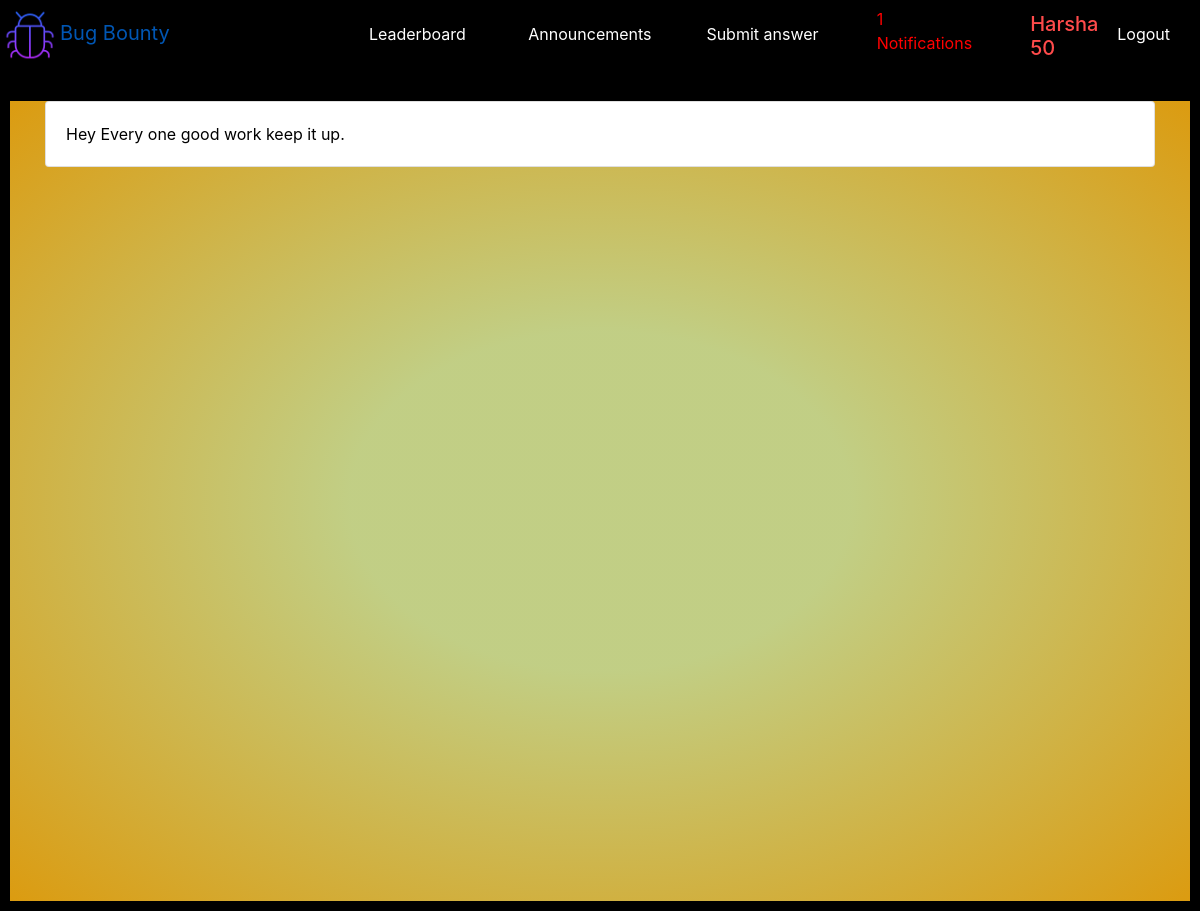
/announcements (signed in), run on an earlier commit of the app's database.
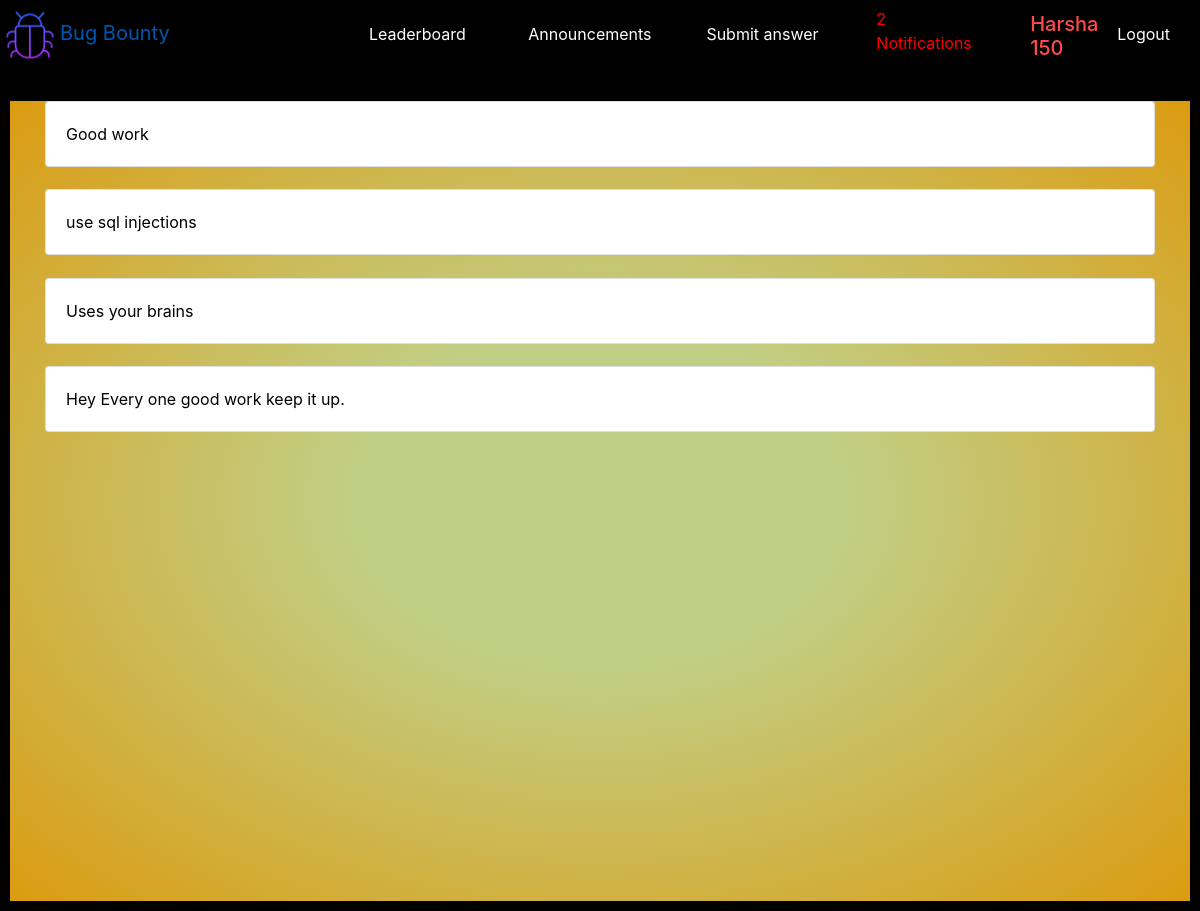
And on a later commit of the database.
### submiss/models.py (models this page shows, shortened)
class User(db.Model, UserMixin):
    id = db.Column(db.Integer, primary_key=True)
    username = db.Column(db.String(64), unique=True, index=True)
    roll = db.Column(db.String(64), unique=True, index=True)
    password_hash = db.Column(db.String(128))
    notif_count = db.Column(db.Integer, default=0)
    score=db.Column(db.Integer,default=0)
    user_type = db.Column(db.String(64))
    sub_count=db.Column(db.Integer,default=1)

class Announcement(db.Model):
    id = db.Column(db.Integer, primary_key=True)
    message = db.Column(db.String, nullable=False)

### submiss/views.py (the view)
@app.route("/announcements")
@login_required
def announcements():
    ancmts = Announcement.query.all()
    ancmts.reverse()
    return render_template("announcements.html", ancmts=ancmts)

### submiss/models.py (called while the page is built)
@login_manager.user_loader
def load_user(user_id):
    return User.query.get(user_id)

### submiss/views.py (called while the page is built)
@app.context_processor
def info():
    def score():
        if current_user.is_authenticated:
            score=current_user.score
        else:
            score="Non-Existent"
        return score
    def unread():
        count = Notification.query.filter_by(uid=current_user.id).count()
        if count != current_user.notif_count:
            notifs = count - current_user.notif_count
        else:
            notifs = 0
        return notifs
    return dict(
        score=score,
        unread=unread,
        time=datetime.now(),
    )

### submiss/templates/announcements.html
{% extends "base.html" %} {% block content %}
<div
  style="
    background: radial-gradient(#edfda3d0 30%, #f0aa12e9 100%);
    width: 100%;
    min-height: 100vh;
  "
>
  <div class="container">
    {% for ancmt in ancmts %}
    <div class="card bg-white" style="margin-top: 2%">
      <div class="card-body" style="color:black; padding">{{ancmt.message}}</div>
    </div>
    {% endfor %}
  </div>
</div>
{% endblock %}

### submiss/templates/base.html (shortened to what this page needs)
<!DOCTYPE html>
<html lang="en" dir="ltr">
  <head>
    <link rel="stylesheet" href="https://cdn.jsdelivr.net/npm/bootstrap@4.6.0/dist/css/bootstrap.min.css">
    <link rel="stylesheet" href="https://cdnjs.cloudflare.com/ajax/libs/font-awesome/4.7.0/css/font-awesome.min.css">
    <link rel="stylesheet" href="static/style.css">
  </head>
  <body style="background-color:#000000; background-image:linear-gradient(315deg, #000000 0%, #000000 74%);">
    <nav class="header">
      <div class="col-bug">
        <div class="BugNav">
          <a class="navbar-brand" href="{{url_for('index')}}"><img
           src="../static/icons8-bug-64.png"
           class="logo"
         />Bug Bounty</a>
         </div>
      </div>
      <div class="col-nav" id="navbarSupportedContent">
        <ul>
          <li >
            <a class="anchorhover"  href="{{url_for('leaderboard')}}"><span> Leaderboard</span></a>
          </li>
          {% if current_user.is_authenticated %}
          <li >
            <a class="anchorhover"  href="{{url_for('announcements')}}">Announcements</a>
          </li>
          <li >
            <a class="anchorhover" href="{{url_for('submissions')}}">Submit answer</a>
          </li>
          {% if current_user.user_type=='Admin' %}
          <li >
            <a class="anchorhover" href="{{url_for('admin.admin_dash')}}">Admin</a>
          </li>
          <li class="logout">
            <h5 >{{ current_user.username }} {{current_user.score}} </h5><a class="anchorhover" href="{{url_for('logout')}}">Logout</a>
          </li>
          {% else %}
          {% if unread()>0 %}
          <li >
            <div class="blink_me">
              <a class="anchorhover" style="color:red;" href="{{url_for('notifications')}}">{{unread()}} Notifications</a>
            </div>
          </li>
          {% else %}
          <li >
            <a class="anchorhover"  href="{{url_for('notifications')}}">{{unread()}} Notifications</a>
          </li>
          {% endif %}
          <li class="logout">
            <h5 >{{ current_user.username }}  {{current_user.score}} </h5>
            <a class="anchorhover" href="{{url_for('logout')}}">Logout</a>
          </li>
          {% endif %}
          {% endif %}
        </ul>
      </div>
    </nav>
<div class="content text-white">
    {% block content %}
    {% endblock %}
</div>
  </body>
</html>

What changed in the data, as far as the page shows it:
changed User "Harsha": id+notif_count "1" → "2"; score "50" → "150"
added Announcement: message "Good work"
added Announcement: message "use sql injections"
added Announcement: message "Uses your brains"
